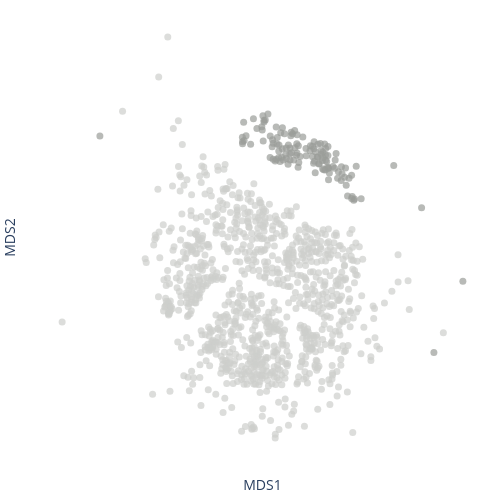

Source (notebook cell):
### Code cell
import plotly.graph_objects as go 

plot_df = mds_df.copy()
# Define colors for each class
colormap = cf.distinct_colors(np.sort(plot_df['Class'].unique()), custom_color=['#9A9C99', '#CDCFCC'])

# Plot
fig = go.Figure()
fig.add_trace(go.Scatter(
    x=plot_df.MDS1,
    y=plot_df.MDS2,
    text=plot_df.index,
    mode='markers',
    marker=dict(
        color=[colormap.get(_class) for _class in plot_df['Class']],
    )
))

fig.update_traces(marker=dict(size=7, opacity = 0.7))
fig.update_layout(xaxis_title = f'MDS1',
                  yaxis_title = f'MDS2',
                  margin=dict(r=10, l=10, b=10, t=10),
                  plot_bgcolor='white', 
                  paper_bgcolor='white',
                  width=500, height=500
)
fig.update_xaxes(showticklabels=False, ticks="")
fig.update_yaxes(showticklabels=False, ticks="")
fig.show()
fig.write_image('../../output/pub_Figures/Grantham/MDS_Full_esm_class.png', 
                width=500, height=500, scale=3)

### Figure 1 — Plotly figure (JSON) as saved in the notebook; plotly's stock layout.template omitted (floating-point values rounded to 4 significant figures; data arrays with more than 128 entries replaced by an {"elided": "..."} marker saying what was removed)
{"data": [{"marker": {"color": {"elided": "1085 str values"}, "opacity": 0.7, "size": 7}, "mode": "markers", "text": {"elided": "1085 str values"}, "type": "scatter", "x": {"elided": "1085 float values"}, "y": {"elided": "1085 float values"}}], "layout": {"height": 500, "margin": {"b": 10, "l": 10, "r": 10, "t": 10}, "paper_bgcolor": "white", "plot_bgcolor": "white", "width": 500, "xaxis": {"showticklabels": false, "ticks": "", "title": {"text": "MDS1"}}, "yaxis": {"showticklabels": false, "ticks": "", "title": {"text": "MDS2"}}}}
